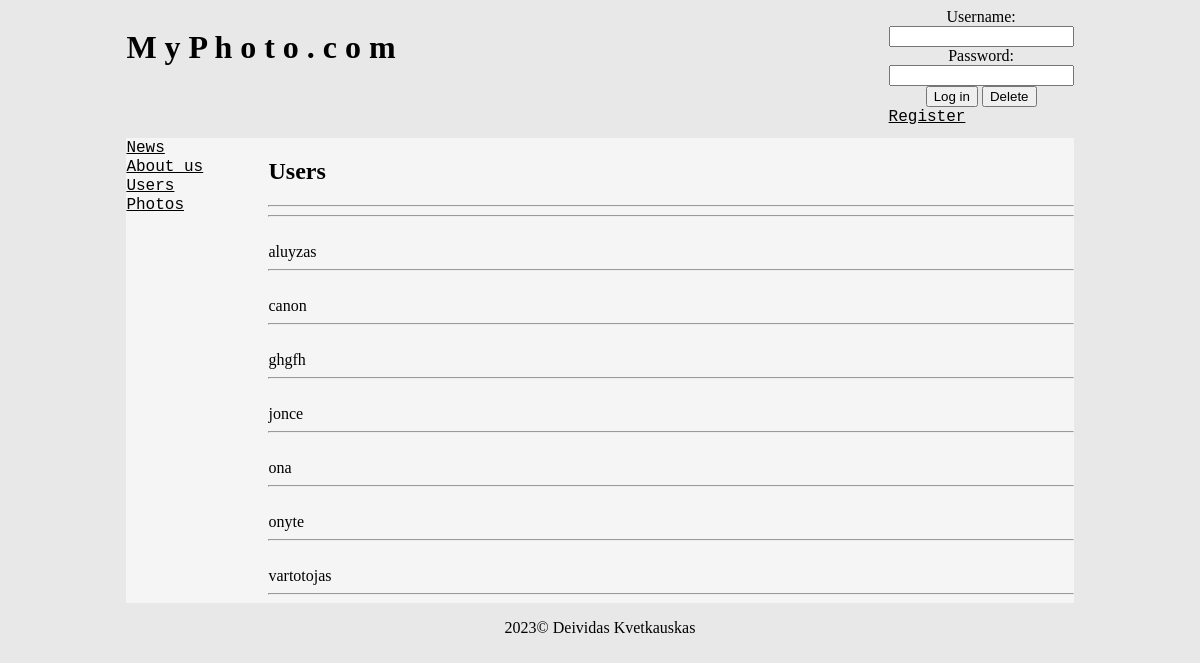
/?vartotojai, run on an earlier commit of the app's database.
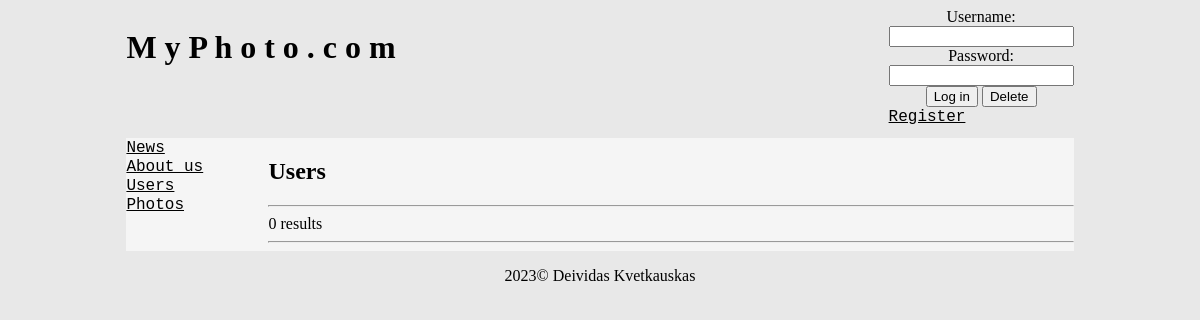
And on a later commit of the database.
### tables this page shows
CREATE TABLE `user` (
  `ID` int(11) NOT NULL,
  `nickname` varchar(20) NOT NULL,
  `password` varchar(25) NOT NULL
);

### files/vartotojai.php (the view, shortened to what this page needs)
<h2>Users</h2>
<hr>
<?php
require_once 'files/config.php';
$sql = "SELECT nickname FROM user";
$result = $conn->query($sql);
if ($result->num_rows > 0) {
    while ($row = $result->fetch_assoc()) {
        echo "<hr>";
        echo "<br>" . $row["nickname"];
    }
} else {
    echo "0 results";
}
?>
<hr>

### index.php (shortened to what this page needs)
<!DOCTYPE HTML>
<html lang="lt">
<head>
	<link rel="stylesheet" href="files/style.css">
</head>
<body>
	<div class="page">
		<header>
			<div class="logo">
				<h1>M y P h o t o . c o m</h1>
			</div>
			<div class="login">
				<?php
				if ($_SESSION["name"]) {
				?>
					Hi <?php echo $_SESSION["name"]; ?>.<a href="?logout" tite="Logout">Logout.
					<?php
					if (isset($_GET['logout'])) {
						include('logout.php');
					}
				} else {
					include('login.php');
					echo '<a href="?registracija">Register</a><br>';
				}
					?>
			</div>
		</header>
		<section>
			<nav>
				<a href="?naujienos">News</a><br>
				<a href="?apie_mus">About us</a><br>
				<a href="?vartotojai">Users</a><br>
				<a href="?nuotraukos">Photos</a><br>
			</nav>
			<article>
				<?php
				if (isset($_GET['naujienos'])) {
					include('files/naujienos.php');
				} elseif (isset($_GET['apie_mus'])) {
					include('files/apie.php');
				} elseif (isset($_GET['vartotojai'])) {
					include('files/vartotojai.php');
				} elseif (isset($_GET['nuotraukos'])) {
					include('files/nuotraukos.php');
				} elseif (isset($_GET['naujas'])) {
					include('files/naujas.php');
				} elseif (isset($_GET['registracija'])) {
					include('register.php');
				} else {
					include('files/naujienos.php');
				}
				?>
			</article>
		</section>
	</div>
	<footer>
		<p>2023&copy; Deividas Kvetkauskas</p>
</body>
</html>

### login.php (shortened to what this page needs)
<html>
<head>
</head>
<body>
    <form name="frmUser" method="post" action="" align="center">
        Username:<br>
        <input type="text" name="user_name">
        <br>
        Password:<br>
        <input type="password" name="password">
        <br>
        <input type="submit" name="frmUser" value="Log in">
        <input type="reset" value="Delete">
    </form>
</body>
</html>

### files/style.css (style rules this page uses)
* { box-sizing: border-box; }
body { background-color: #E8E8E8; }
a { font-family: "Courier New", Courier, monospace; font-size: 12pt; color: #000; }
a:link { text-decoration: underline; }
section { content: ""; background-color: #F5F5F5; weight: 100%; display: flex; }
header { height: 130px; }
nav { float: left; width: 15%; }
article { width: 85%; float: right; }
footer { margin: auto; width: 80%; text-align: center; }
.logo { float: left; }
.login { float: right; }
.page { width: 80%; margin: auto; }

What changed in the data, as far as the page shows it:
removed user: nickname "aluyzas"
removed user: nickname "canon"
removed user: nickname "ghgfh"
removed user: nickname "jonce"
removed user: nickname "ona"
removed user: nickname "onyte"
removed user: nickname "vartotojas"
Also different on the page:
text now shown: "0 results"
